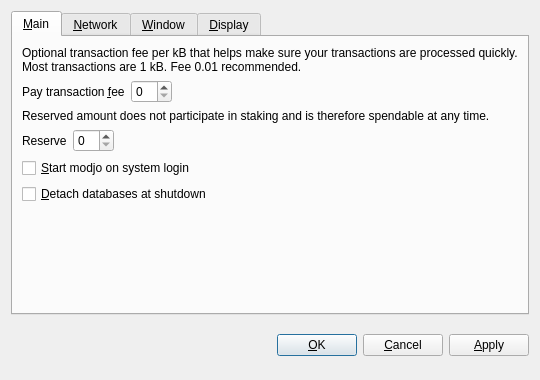
<?xml version="1.0" encoding="UTF-8"?>
<ui version="4.0">
 <class>OptionsDialog</class>
 <widget class="QDialog" name="OptionsDialog">
  <property name="geometry">
   <rect>
    <x>0</x>
    <y>0</y>
    <width>540</width>
    <height>380</height>
   </rect>
  </property>
  <property name="windowTitle">
   <string>Options</string>
  </property>
  <property name="modal">
   <bool>true</bool>
  </property>
  <layout class="QVBoxLayout" name="verticalLayout">
   <item>
    <widget class="QTabWidget" name="tabWidget">
     <property name="tabPosition">
      <enum>QTabWidget::North</enum>
     </property>
     <property name="currentIndex">
      <number>0</number>
     </property>
     <widget class="QWidget" name="tabMain">
      <attribute name="title">
       <string>&amp;Main</string>
      </attribute>
      <layout class="QVBoxLayout" name="verticalLayout_Main">
       <item>
        <widget class="QLabel" name="transactionFeeInfoLabel">
         <property name="text">
          <string>Optional transaction fee per kB that helps make sure your transactions are processed quickly. Most transactions are 1 kB. Fee 0.01 recommended.</string>
         </property>
         <property name="textFormat">
          <enum>Qt::PlainText</enum>
         </property>
         <property name="wordWrap">
          <bool>true</bool>
         </property>
        </widget>
       </item>
       <item>
        <layout class="QHBoxLayout" name="horizontalLayoutFee">
         <item>
          <widget class="QLabel" name="transactionFeeLabel">
           <property name="text">
            <string>Pay transaction &amp;fee</string>
           </property>
           <property name="textFormat">
            <enum>Qt::PlainText</enum>
           </property>
           <property name="buddy">
            <cstring>transactionFee</cstring>
           </property>
          </widget>
         </item>
         <item>
          <widget class="modjoAmountField" name="transactionFee"/>
         </item>
         <item>
          <spacer name="horizontalSpacerFee">
           <property name="orientation">
            <enum>Qt::Horizontal</enum>
           </property>
           <property name="sizeHint" stdset="0">
            <size>
             <width>40</width>
             <height>20</height>
            </size>
           </property>
          </spacer>
         </item>
        </layout>
       </item>
       <item>
        <widget class="QLabel" name="reserveBalanceInfoLabel">
         <property name="text">
          <string>Reserved amount does not participate in staking and is therefore spendable at any time.</string>
         </property>
         <property name="textFormat">
          <enum>Qt::PlainText</enum>
         </property>
         <property name="wordWrap">
          <bool>true</bool>
         </property>
        </widget>
       </item>
       <item>
        <layout class="QHBoxLayout" name="horizontalLayoutReserveBalance">
         <item>
          <widget class="QLabel" name="reserveBalanceLabel">
           <property name="text">
            <string>Reserve</string>
           </property>
           <property name="textFormat">
            <enum>Qt::PlainText</enum>
           </property>
           <property name="buddy">
            <cstring>reserveBalance</cstring>
           </property>
          </widget>
         </item>
         <item>
          <widget class="modjoAmountField" name="reserveBalance"/>
         </item>
         <item>
          <spacer name="horizontalSpacerReserveBalance">
           <property name="orientation">
            <enum>Qt::Horizontal</enum>
           </property>
           <property name="sizeHint" stdset="0">
            <size>
             <width>40</width>
             <height>20</height>
            </size>
           </property>
          </spacer>
         </item>
        </layout>
       </item>
       <item>
        <widget class="QCheckBox" name="modjoAtStartup">
         <property name="toolTip">
          <string>Automatically start modjo after logging in to the system.</string>
         </property>
         <property name="text">
          <string>&amp;Start modjo on system login</string>
         </property>
        </widget>
       </item>
       <item>
        <widget class="QCheckBox" name="detachDatabases">
         <property name="toolTip">
          <string>Detach block and address databases at shutdown. This means they can be moved to another data directory, but it slows down shutdown. The wallet is always detached.</string>
         </property>
         <property name="text">
          <string>&amp;Detach databases at shutdown</string>
         </property>
        </widget>
       </item>
       <item>
        <spacer name="verticalSpacer_Main">
         <property name="orientation">
          <enum>Qt::Vertical</enum>
         </property>
         <property name="sizeHint" stdset="0">
          <size>
           <width>20</width>
           <height>40</height>
          </size>
         </property>
        </spacer>
       </item>
      </layout>
     </widget>
     <widget class="QWidget" name="tabNetwork">
      <attribute name="title">
       <string>&amp;Network</string>
      </attribute>
      <layout class="QVBoxLayout" name="verticalLayout_Network">
       <item>
        <widget class="QCheckBox" name="mapPortUpnp">
         <property name="toolTip">
          <string>Automatically open the modjo client port on the router. This only works when your router supports UPnP and it is enabled.</string>
         </property>
         <property name="text">
          <string>Map port using &amp;UPnP</string>
         </property>
        </widget>
       </item>
       <item>
        <widget class="QCheckBox" name="connectSocks">
         <property name="toolTip">
          <string>Connect to the modjo network through a SOCKS proxy (e.g. when connecting through Tor).</string>
         </property>
         <property name="text">
          <string>&amp;Connect through SOCKS proxy:</string>
         </property>
        </widget>
       </item>
       <item>
        <layout class="QHBoxLayout" name="horizontalLayout_Network">
         <item>
          <widget class="QLabel" name="proxyIpLabel">
           <property name="text">
            <string>Proxy &amp;IP:</string>
           </property>
           <property name="textFormat">
            <enum>Qt::PlainText</enum>
           </property>
           <property name="buddy">
            <cstring>proxyIp</cstring>
           </property>
          </widget>
         </item>
         <item>
          <widget class="QValidatedLineEdit" name="proxyIp">
           <property name="maximumSize">
            <size>
             <width>140</width>
             <height>16777215</height>
            </size>
           </property>
           <property name="toolTip">
            <string>IP address of the proxy (e.g. 127.0.0.1)</string>
           </property>
          </widget>
         </item>
         <item>
          <widget class="QLabel" name="proxyPortLabel">
           <property name="text">
            <string>&amp;Port:</string>
           </property>
           <property name="textFormat">
            <enum>Qt::PlainText</enum>
           </property>
           <property name="buddy">
            <cstring>proxyPort</cstring>
           </property>
          </widget>
         </item>
         <item>
          <widget class="QLineEdit" name="proxyPort">
           <property name="maximumSize">
            <size>
             <width>55</width>
             <height>16777215</height>
            </size>
           </property>
           <property name="toolTip">
            <string>Port of the proxy (e.g. 9050)</string>
           </property>
          </widget>
         </item>
         <item>
          <widget class="QLabel" name="socksVersionLabel">
           <property name="text">
            <string>SOCKS &amp;Version:</string>
           </property>
           <property name="textFormat">
            <enum>Qt::PlainText</enum>
           </property>
           <property name="buddy">
            <cstring>socksVersion</cstring>
           </property>
          </widget>
         </item>
         <item>
          <widget class="QValueComboBox" name="socksVersion">
           <property name="toolTip">
            <string>SOCKS version of the proxy (e.g. 5)</string>
           </property>
          </widget>
         </item>
         <item>
          <spacer name="horizontalSpacer_Network">
           <property name="orientation">
            <enum>Qt::Horizontal</enum>
           </property>
           <property name="sizeHint" stdset="0">
            <size>
             <width>40</width>
             <height>20</height>
            </size>
           </property>
          </spacer>
         </item>
        </layout>
       </item>
       <item>
        <spacer name="verticalSpacer_Network">
         <property name="orientation">
          <enum>Qt::Vertical</enum>
         </property>
         <property name="sizeHint" stdset="0">
          <size>
           <width>20</width>
           <height>40</height>
          </size>
         </property>
        </spacer>
       </item>
      </layout>
     </widget>
     <widget class="QWidget" name="tabWindow">
      <attribute name="title">
       <string>&amp;Window</string>
      </attribute>
      <layout class="QVBoxLayout" name="verticalLayout_Window">
       <item>
        <widget class="QCheckBox" name="minimizeToTray">
         <property name="toolTip">
          <string>Show only a tray icon after minimizing the window.</string>
         </property>
         <property name="text">
          <string>&amp;Minimize to the tray instead of the taskbar</string>
         </property>
        </widget>
       </item>
       <item>
        <widget class="QCheckBox" name="minimizeOnClose">
         <property name="toolTip">
          <string>Minimize instead of exit the application when the window is closed. When this option is enabled, the application will be closed only after selecting Quit in the menu.</string>
         </property>
         <property name="text">
          <string>M&amp;inimize on close</string>
         </property>
        </widget>
       </item>
       <item>
        <spacer name="verticalSpacer_Window">
         <property name="orientation">
          <enum>Qt::Vertical</enum>
         </property>
         <property name="sizeHint" stdset="0">
          <size>
           <width>20</width>
           <height>40</height>
          </size>
         </property>
        </spacer>
       </item>
      </layout>
     </widget>
     <widget class="QWidget" name="tabDisplay">
      <attribute name="title">
       <string>&amp;Display</string>
      </attribute>
      <layout class="QVBoxLayout" name="verticalLayout_Display">
       <item>
        <layout class="QHBoxLayout" name="horizontalLayout_1_Display">
         <item>
          <widget class="QLabel" name="langLabel">
           <property name="text">
            <string>User Interface &amp;language:</string>
           </property>
           <property name="textFormat">
            <enum>Qt::PlainText</enum>
           </property>
           <property name="buddy">
            <cstring>lang</cstring>
           </property>
          </widget>
         </item>
         <item>
          <widget class="QValueComboBox" name="lang">
           <property name="toolTip">
            <string>The user interface language can be set here. This setting will take effect after restarting modjo.</string>
           </property>
          </widget>
         </item>
        </layout>
       </item>
       <item>
        <layout class="QHBoxLayout" name="horizontalLayout_2_Display">
         <item>
          <widget class="QLabel" name="unitLabel">
           <property name="text">
            <string>&amp;Unit to show amounts in:</string>
           </property>
           <property name="textFormat">
            <enum>Qt::PlainText</enum>
           </property>
           <property name="buddy">
            <cstring>unit</cstring>
           </property>
          </widget>
         </item>
         <item>
          <widget class="QValueComboBox" name="unit">
           <property name="toolTip">
            <string>Choose the default subdivision unit to show in the interface and when sending coins.</string>
           </property>
          </widget>
         </item>
        </layout>
       </item>
       <item>
        <widget class="QCheckBox" name="displayAddresses">
         <property name="toolTip">
          <string>Whether to show modjo addresses in the transaction list or not.</string>
         </property>
         <property name="text">
          <string>&amp;Display addresses in transaction list</string>
         </property>
        </widget>
       </item>
       <item>
        <widget class="QCheckBox" name="coinControlFeatures">
         <property name="toolTip">
          <string>Whether to show coin control features or not.</string>
         </property>
         <property name="text">
          <string>Display coin &amp;control features (experts only!)</string>
         </property>
        </widget>
       </item>
       <item>
        <spacer name="verticalSpacer_Display">
         <property name="orientation">
          <enum>Qt::Vertical</enum>
         </property>
         <property name="sizeHint" stdset="0">
          <size>
           <width>20</width>
           <height>40</height>
          </size>
         </property>
        </spacer>
       </item>
      </layout>
     </widget>
    </widget>
   </item>
   <item>
    <layout class="QHBoxLayout" name="horizontalLayout_Buttons">
     <item>
      <spacer name="horizontalSpacer_1">
       <property name="orientation">
        <enum>Qt::Horizontal</enum>
       </property>
       <property name="sizeHint" stdset="0">
        <size>
         <width>40</width>
         <height>48</height>
        </size>
       </property>
      </spacer>
     </item>
     <item>
      <widget class="QLabel" name="statusLabel">
       <property name="font">
        <font>
         <weight>75</weight>
         <bold>true</bold>
        </font>
       </property>
       <property name="text">
        <string/>
       </property>
       <property name="textFormat">
        <enum>Qt::PlainText</enum>
       </property>
       <property name="wordWrap">
        <bool>true</bool>
       </property>
      </widget>
     </item>
     <item>
      <spacer name="horizontalSpacer_2">
       <property name="orientation">
        <enum>Qt::Horizontal</enum>
       </property>
       <property name="sizeHint" stdset="0">
        <size>
         <width>40</width>
         <height>48</height>
        </size>
       </property>
      </spacer>
     </item>
     <item>
      <widget class="QPushButton" name="okButton">
       <property name="text">
        <string>&amp;OK</string>
       </property>
      </widget>
     </item>
     <item>
      <widget class="QPushButton" name="cancelButton">
       <property name="text">
        <string>&amp;Cancel</string>
       </property>
       <property name="autoDefault">
        <bool>false</bool>
       </property>
      </widget>
     </item>
     <item>
      <widget class="QPushButton" name="applyButton">
       <property name="text">
        <string>&amp;Apply</string>
       </property>
       <property name="autoDefault">
        <bool>false</bool>
       </property>
      </widget>
     </item>
    </layout>
   </item>
  </layout>
 </widget>
 <customwidgets>
  <customwidget>
   <class>modjoAmountField</class>
   <extends>QSpinBox</extends>
   <header>modjoamountfield.h</header>
  </customwidget>
  <customwidget>
   <class>QValueComboBox</class>
   <extends>QComboBox</extends>
   <header>qvaluecombobox.h</header>
  </customwidget>
  <customwidget>
   <class>QValidatedLineEdit</class>
   <extends>QLineEdit</extends>
   <header>qvalidatedlineedit.h</header>
  </customwidget>
 </customwidgets>
 <resources/>
 <connections/>
</ui>
